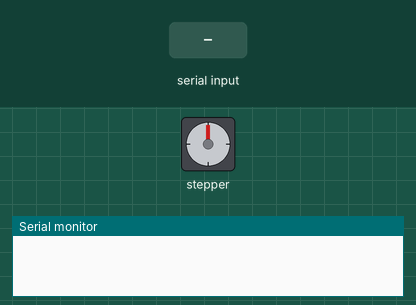
Simulated run of this sketch. Board: Arduino Uno, built with avr-gcc and run on an emulated ATmega328P. On the bench: stepper motor, the last lines printed to the serial monitor. Wiring (inferred from the names in the program): stepper motor driver (200 steps per turn assumed): step pin 3; direction pin 2. The inputs (shaded band) are chosen by the test bench.

Above: at 1.2 s.
1.3 s: "U\n" received over Serial
At 2.0 s:
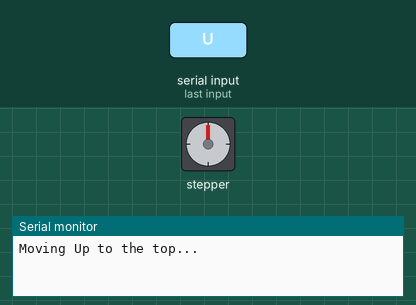
4.3 s: "X\n" received over Serial
6.7 s: "W\n" received over Serial
At 8.7 s:
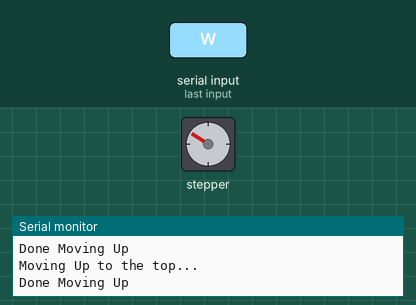
9.2 s: "U\n" received over Serial
At 9.8 s:
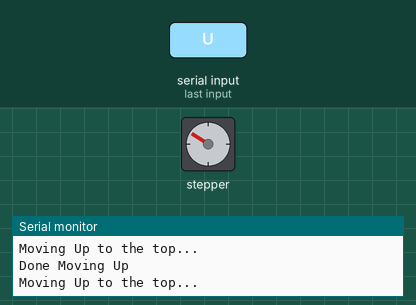
12.2 s: "S\n" received over Serial
13.7 s: "D\n" received over Serial
At 17.5 s:
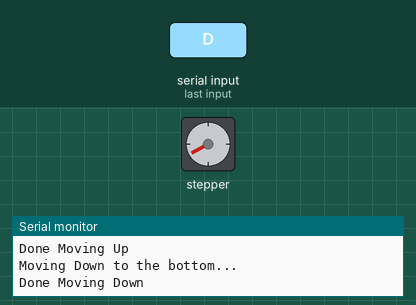
Timing chart, 0 to 17.7 s (numbered marks = the images above; inputs shaded):
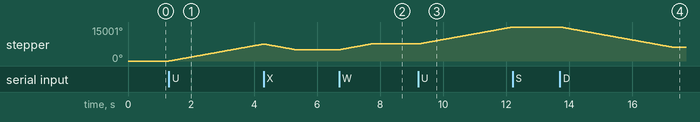

The sketch:

DFRobot_PH_Test.ino
```cpp
#include "DFRobot_PH.h"
#include <EEPROM.h>

#define BAUD_RATE 115200
#define PH_PIN A1
#define FULL_MOVEMENT_TIME 3600
#define SMALL_BURST_MOVEMENT_TIME 1000


const int dirPin = 2;
const int stepPin = 3;
int mem = -1;
volatile bool stopRequested = false;

float voltage,phValue,temperature = 25;
DFRobot_PH ph;

void setup() {
  Serial.begin(BAUD_RATE);
  pinMode(dirPin, OUTPUT);
  pinMode(stepPin, OUTPUT);
  Serial.begin(115200);
  ph.begin();
}

void loop() {
  if (Serial.available()) {
    String input = Serial.readStringUntil('\n');
    input.trim();
    processCommand(input);
  }

}


void moveUp(bool smallStepOnly = false) {
  if (mem == 0) return;

  int spinTime = FULL_MOVEMENT_TIME;

  digitalWrite(dirPin, HIGH);
  unsigned long startTime = millis();
  mem = 0;
  stopRequested = false;

  if(smallStepOnly){
    spinTime = SMALL_BURST_MOVEMENT_TIME;
    mem = -1;
  }

  Serial.println("Moving Up to the top...");

  while (millis() - startTime < spinTime) {
    if (stopRequested) {
      Serial.println("PANIC STOP triggered!");
      break;
    }

    digitalWrite(stepPin, HIGH);
    delayMicroseconds(350);
    digitalWrite(stepPin, LOW);
    delayMicroseconds(350);

    if (Serial.available()) {
      String input = Serial.readStringUntil('\n');
      input.trim();
      processCommand(input);
    }
  }

  Serial.println("Done Moving Up");
}

void moveDown(bool smallStepOnly = false) {
  if (mem == 1) return;

  int spinTime = FULL_MOVEMENT_TIME;

  digitalWrite(dirPin, LOW);
  unsigned long startTime = millis();
  mem = 1;
  stopRequested = false;

  if(smallStepOnly){
    spinTime = SMALL_BURST_MOVEMENT_TIME;
    mem = -1;
  }

  Serial.println("Moving Down to the bottom...");

  while (millis() - startTime < spinTime) {
    if (stopRequested) {
      Serial.println("PANIC STOP triggered!");
      break;
    }

    digitalWrite(stepPin, HIGH);
    delayMicroseconds(350);
    digitalWrite(stepPin, LOW);
    delayMicroseconds(350);

    if (Serial.available()) {
      String input = Serial.readStringUntil('\n');
      input.trim();
      processCommand(input);
    }
  }

  Serial.println("Done Moving Down");
}


void getPh() {
  voltage = analogRead(PH_PIN)/1024.0*5000;
  phValue = ph.readPH(voltage,temperature);
  Serial.print("pH:");
  Serial.println(phValue,2);

  ph.calibration(voltage,temperature);
}

void panicStop() {
  stopRequested = true;
  Serial.println("Stop request received!");
}


void processCommand(String cmd) {
  cmd.trim();
  cmd.toUpperCase();

  if (cmd == "U") {
    moveUp();
    return;
  }
  if (cmd == "W") {
    moveUp(true);
    return;
  }

  if (cmd == "D") {
    moveDown();
    return;
  }

  if (cmd == "X") {
    moveDown(true);
    return;
  }

  if (cmd == "V") {
    getPh();
    return;
  }

  if (cmd == "S") {
    panicStop();
    return;
  }

  panicStop();

  Serial.println("{\"status\":\"error\",\"message\":\"Unknown command\"}");
}
```

Measured:
- after the input at 1.3 s, stepper: keeps turning clockwise at about 2500°/s, starting at once
- after the input at 6.7 s, stepper: turns 2500° clockwise in 1.0 s, starting at once
- after the input at 9.2 s, stepper: keeps turning clockwise at about 2500°/s, starting at once
- after the input at 13.7 s, stepper: keeps turning counter-clockwise at about 2500°/s, starting at once
